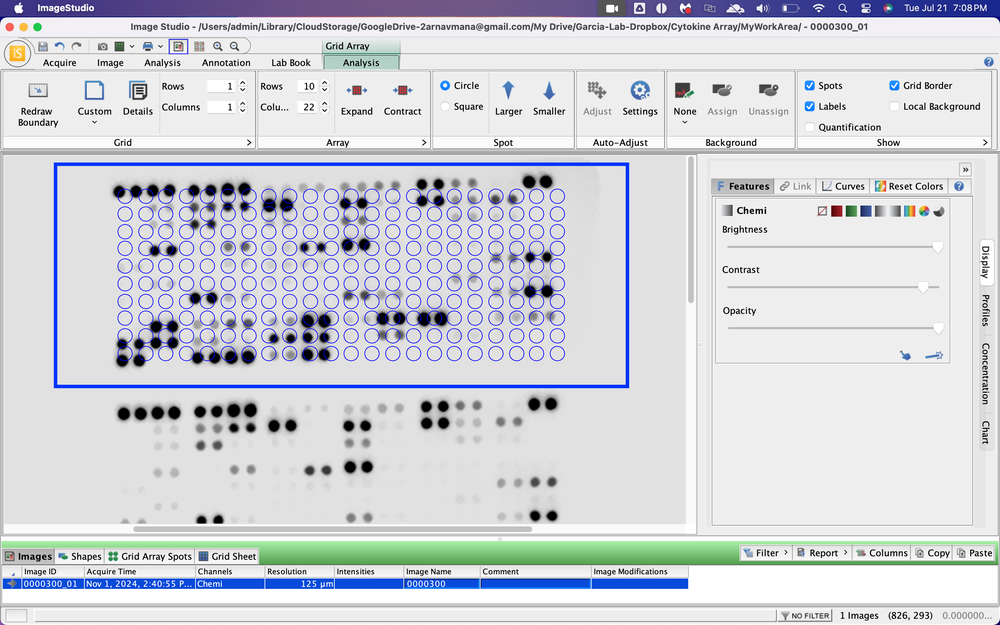
#> input picture screenshots/dots.png, 1000 x 625 px, shrunk from 2880 x 1800 before the run, found by its file name
$ python tune_dots.py
#> lines starting #> are read from the running program, lines starting #| are printed output that depends on the picture; after the words box and inside, x2 and y2 are one past the last pixel; in counts of white or black regions, pixels touching at a corner belong together
"""Check the new screenshot: rectangle + data dot count with different params."""
import cv2, numpy as np
img = cv2.imread("/tmp/dots.png")
#> img is the input picture: shape (625, 1000, 3); mean B, G, R 217.5, 211.4, 208.7
H, W = img.shape[:2]
#> H = 625; W = 1000
print(f"Image: {W}x{H}")
#| Image: 1000x625
hsv = cv2.cvtColor(img, cv2.COLOR_BGR2HSV)
#> hsv: shape (625, 1000, 3); mean H, S, V 22.1, 16.1, 220
blue_mask = cv2.inRange(hsv, np.array((100, 120, 100)), np.array((130, 255, 255)))
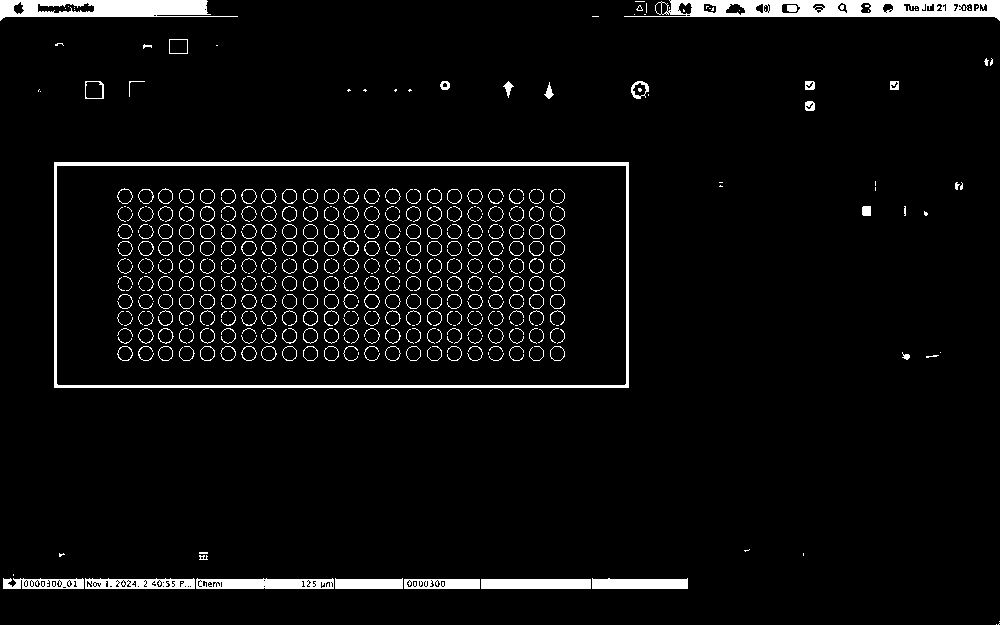
#> blue_mask: shape (625, 1000); 4.8% white; 422 white regions (186 under 20 px), largest, box (x1, y1, x2, y2) and area: (54, 162, 629, 388) 5341, (624, 0, 1000, 21) 4621, (0, 0, 238, 21) 3110

# Corner-based rectangle detection
h_mask = np.zeros_like(blue_mask)
for y in range(H):
    row = blue_mask[y] > 0
    if not row.any(): continue
    padded = np.concatenate(([False], row, [False]))
    diffs = np.diff(padded.astype(int))
    starts = np.where(diffs == 1)[0]; ends = np.where(diffs == -1)[0]
    for s, e in zip(starts, ends):
        if e - s > 200: h_mask[y, s:e] = 255
#> this loop made 625 passes
#> (starts, ends) on passes 1 to 3: ([0, 669, 671], [207, 670, 1000]), ([0, 635, 661, 670], [208, 645, 662, 1000]), ([0, 21, 658, 662, 670], [20, 207, 661, 665, 1000])
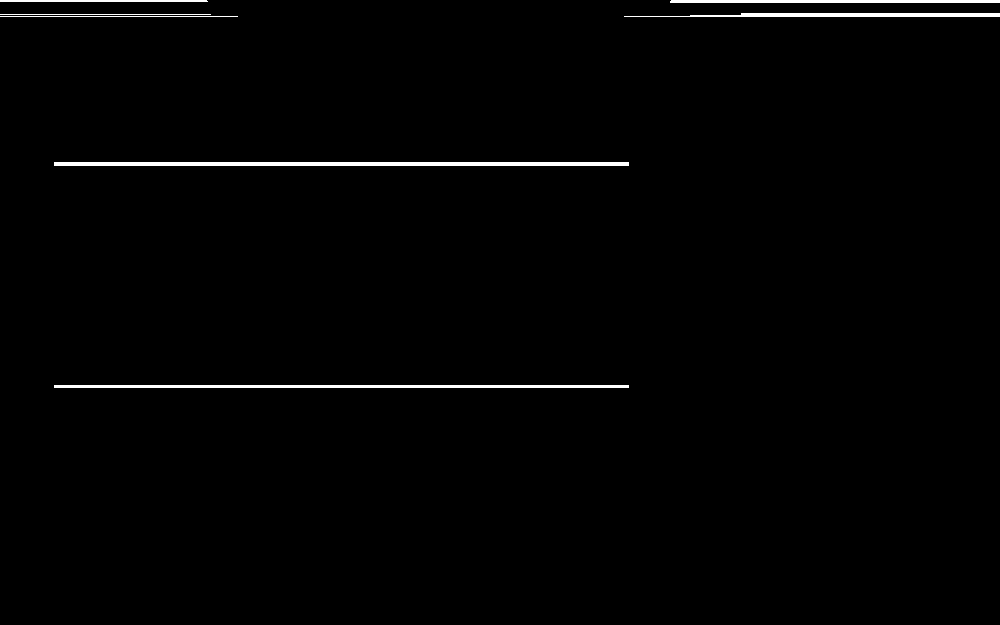
#> h_mask: shape (625, 1000); 1.1% white; 7 white regions, largest, box (x1, y1, x2, y2) and area: (54, 162, 629, 166) 2300, (54, 385, 629, 388) 1725, (624, 13, 1000, 17) 1204

v_mask = np.zeros_like(blue_mask)
for x in range(W):
    col = blue_mask[:, x] > 0
    if not col.any(): continue
    padded = np.concatenate(([False], col, [False]))
    diffs = np.diff(padded.astype(int))
    starts = np.where(diffs == 1)[0]; ends = np.where(diffs == -1)[0]
    for s, e in zip(starts, ends):
        if e - s > 100: v_mask[s:e, x] = 255
#> this loop made 1000 passes
#> (starts, ends) on passes 1 to 3: ([0], [21]), ([0], [20]), ([0], [19])
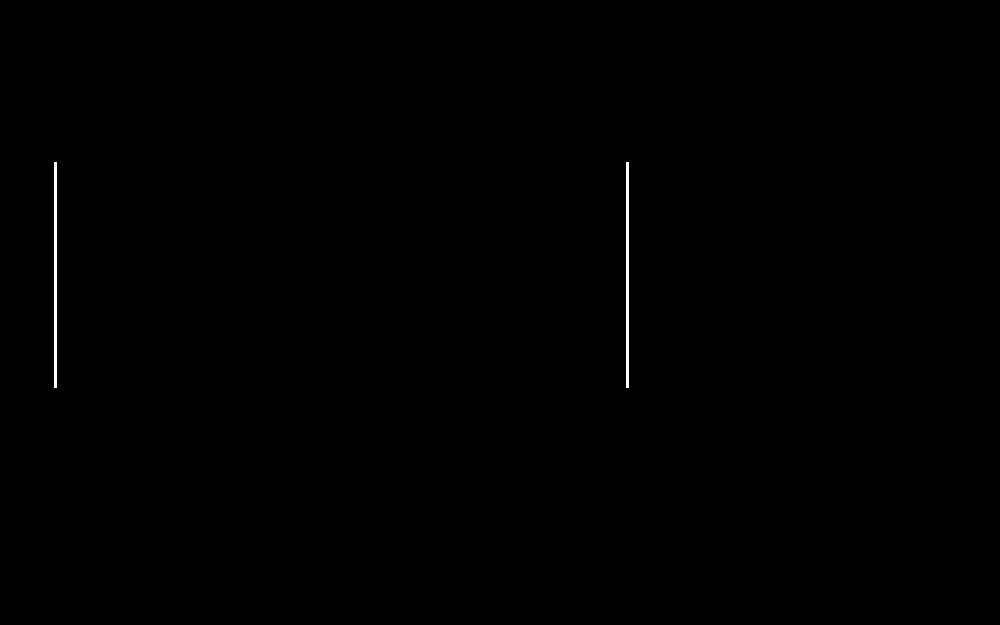
#> v_mask: shape (625, 1000); 0.22% white; 2 white regions, box (x1, y1, x2, y2) and area: (54, 162, 57, 388) 678, (626, 162, 629, 388) 678

corners = cv2.bitwise_and(h_mask, v_mask)
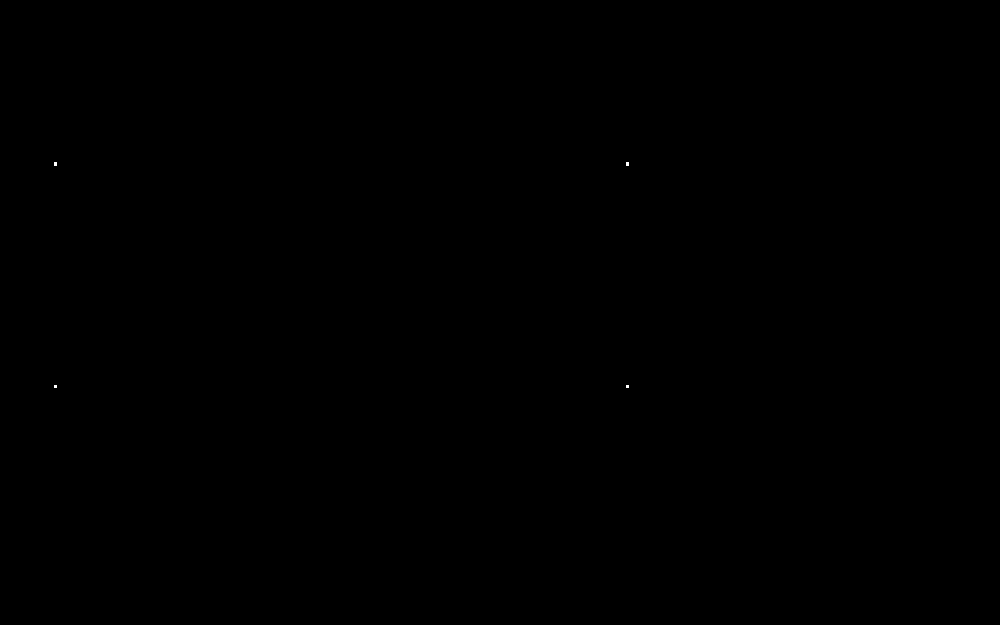
#> corners: shape (625, 1000); 0.01% white in thin lines or dots, all inside (x1, y1, x2, y2) = (54, 162, 629, 388)
if int((corners > 0).sum()) == 0:
    print("No corners found!"); exit()
ys, xs = np.where(corners > 0)
#> ys = 42 values from 162 to 387; xs = 42 values, max 628 at index 5, min 54 at index 0, mean 341
rect_left, rect_right = int(xs.min()), int(xs.max())
#> rect_left = 54; rect_right = 628
rect_top, rect_bot = int(ys.min()), int(ys.max())
#> rect_top = 162; rect_bot = 387
print(f"Rectangle: x=[{rect_left},{rect_right}]  y=[{rect_top},{rect_bot}]  ({rect_right-rect_left}x{rect_bot-rect_top})")
#| Rectangle: x=[54,628]  y=[162,387]  (574x225)

# Data dot detection with different params
data_mask = cv2.inRange(hsv, np.array((0, 0, 0)), np.array((180, 50, 200)))
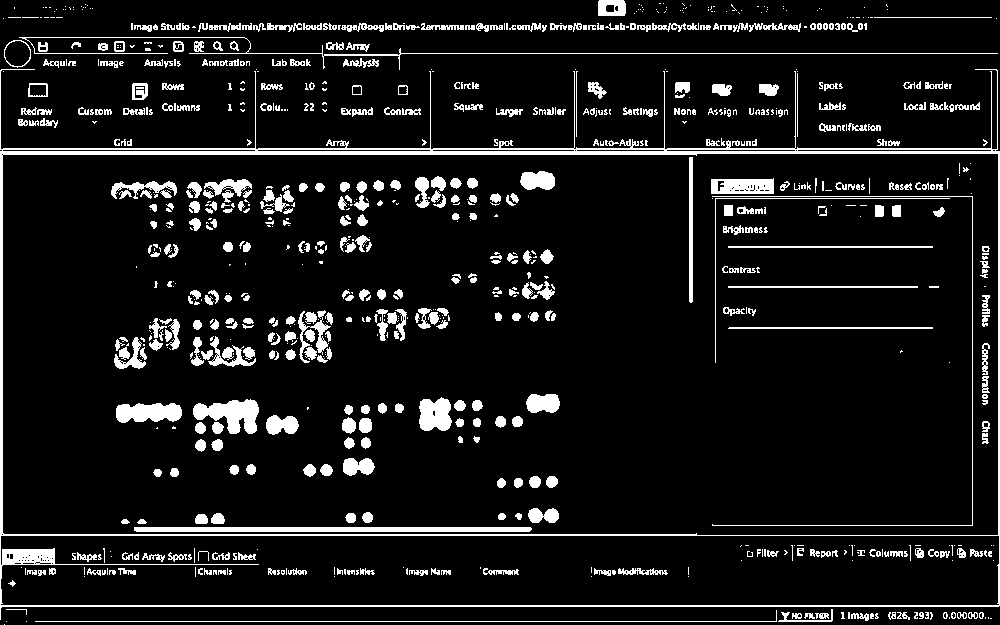
#> data_mask: shape (625, 1000); 9.4% white; 900 white regions (427 under 20 px), largest, box (x1, y1, x2, y2) and area: (0, 69, 1000, 620) 13423, (134, 527, 532, 532) 1984, (193, 399, 259, 434) 1375
data_mask[:rect_top, :] = 0; data_mask[rect_bot:, :] = 0
data_mask[:, :rect_left] = 0; data_mask[:, rect_right:] = 0
#> after `data_mask[:, rect_right:] = 0`:
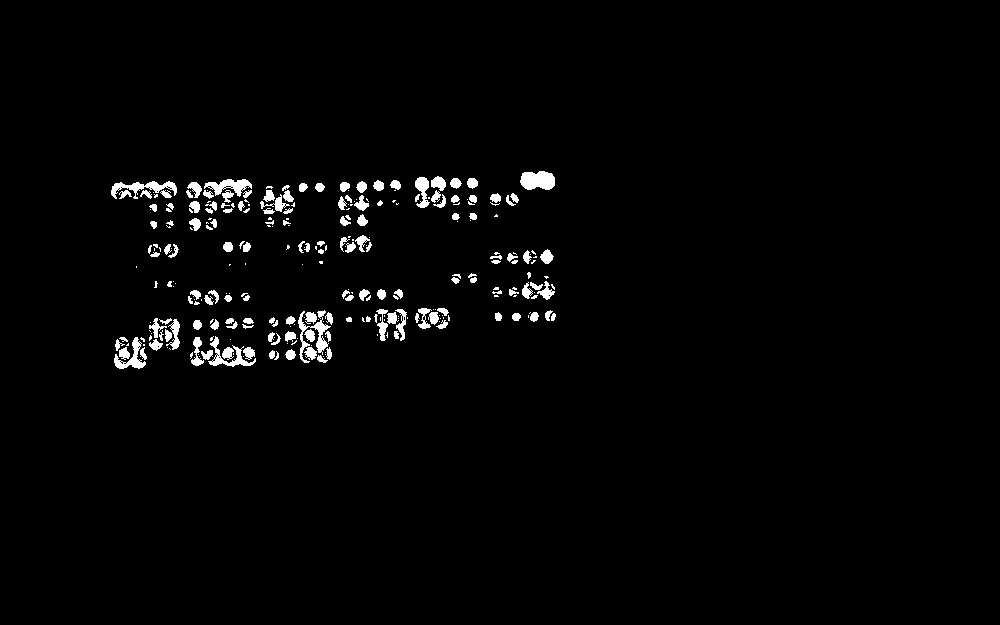
#> data_mask: shape (625, 1000); 2% white; 294 white regions (140 under 20 px), largest, box (x1, y1, x2, y2) and area: (520, 171, 555, 190) 542, (298, 310, 331, 363) 514, (111, 181, 177, 199) 471
blurred = cv2.GaussianBlur(data_mask, (5, 5), 1)

print(f"\nHoughCircles count with different params:")
for p2 in [10, 12, 15, 18, 20, 25, 30]:
    for minDist in [15, 20, 25]:
        c = cv2.HoughCircles(blurred, cv2.HOUGH_GRADIENT, dp=1, minDist=minDist,
                              param1=80, param2=p2, minRadius=3, maxRadius=15)
        n = 0 if c is None else len(c[0])
        print(f"  p2={p2:2d}  minDist={minDist}: {n}")

$ run again, with screenshots/aligned.png copied over screenshots/dots.png
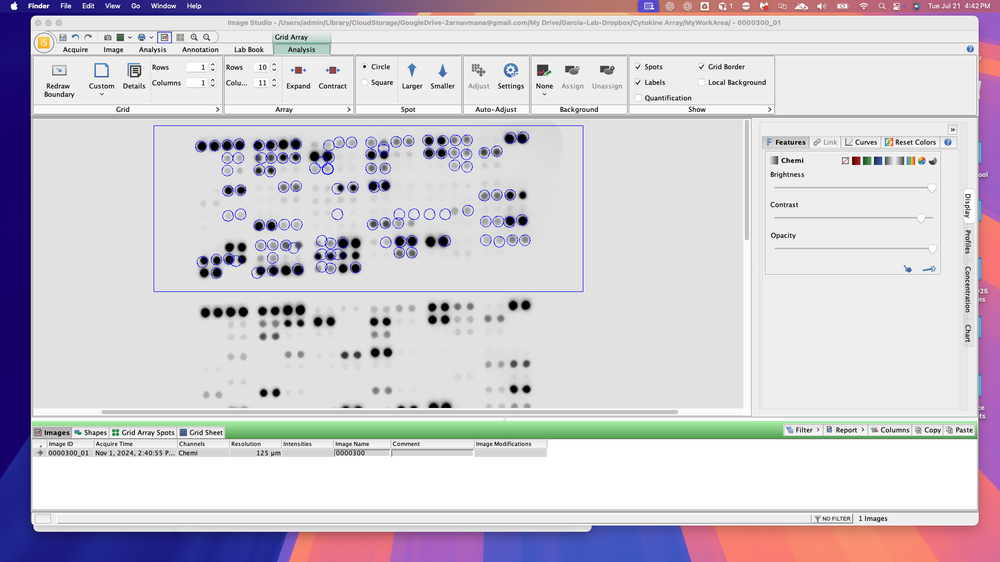
#> input picture screenshots/aligned.png, 1000 x 562 px, shrunk from 1920 x 1080 before the run, found by its file name
#> img is the input picture: shape (562, 1000, 3); mean B, G, R 211.3, 203.2, 208
#| Image: 1000x562
#> hsv: shape (562, 1000, 3); mean H, S, V 26.2, 26.7, 217.9
#> `blue_mask = cv2.inRange(hsv, np.array((100, 120, 100)), np.array((130,..`:
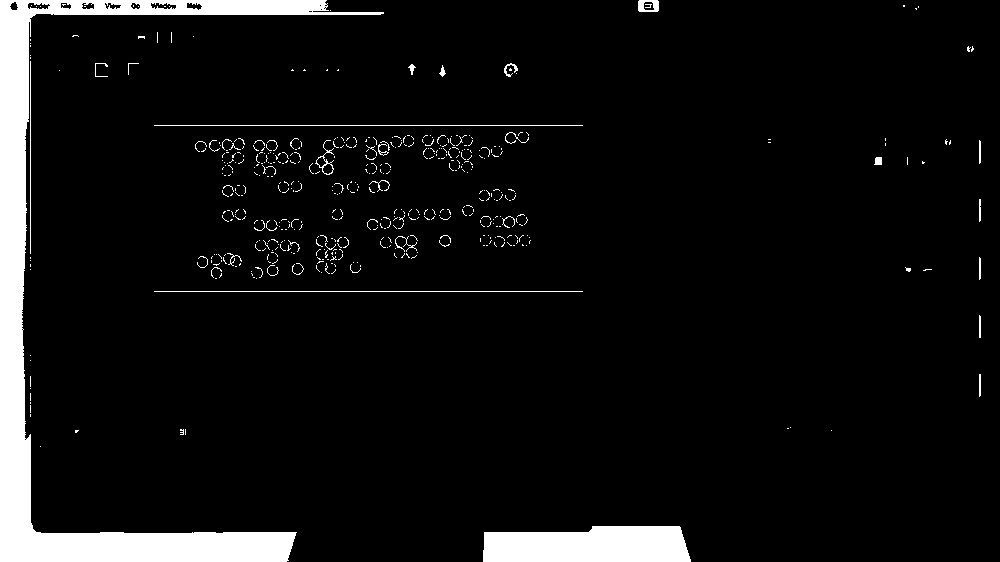
#> blue_mask: shape (562, 1000); 6.8% white; 502 white regions (466 under 20 px), largest, box (x1, y1, x2, y2) and area: (0, 0, 384, 562) 27134, (483, 526, 691, 562) 6632, (154, 125, 583, 126) 429
#> the loop `for y in range(H):` made 562 passes
#> (starts, ends) on passes 1 to 3: ([0, 639], [327, 658]), ([0, 638], [326, 659]), ([0, 16, 638, 652], [14, 325, 645, 659])
#> the loop `for x in range(W):` made 1000 passes
#> (starts, ends) on passes 1 to 3: ([0], [562]), ([0], [562]), ([0], [562])
#> corners: shape (562, 1000); 0.19% white; 4 white regions, box (x1, y1, x2, y2) and area: (0, 533, 31, 562) 899, (0, 10, 29, 14) 116, (18, 0, 28, 3) 30, (0, 0, 10, 2) 20
#> ys = 1065 values from 0 to 561; xs = 1065 values, max 30 at index 196, min 0 at index 0, mean 14.91
#> rect_left = 0; rect_right = 30
#> rect_top = 0; rect_bot = 561
#| Rectangle: x=[0,30]  y=[0,561]  (30x561)
#> `data_mask = cv2.inRange(hsv, np.array((0, 0, 0)), np.array((180, 50, 2..`:
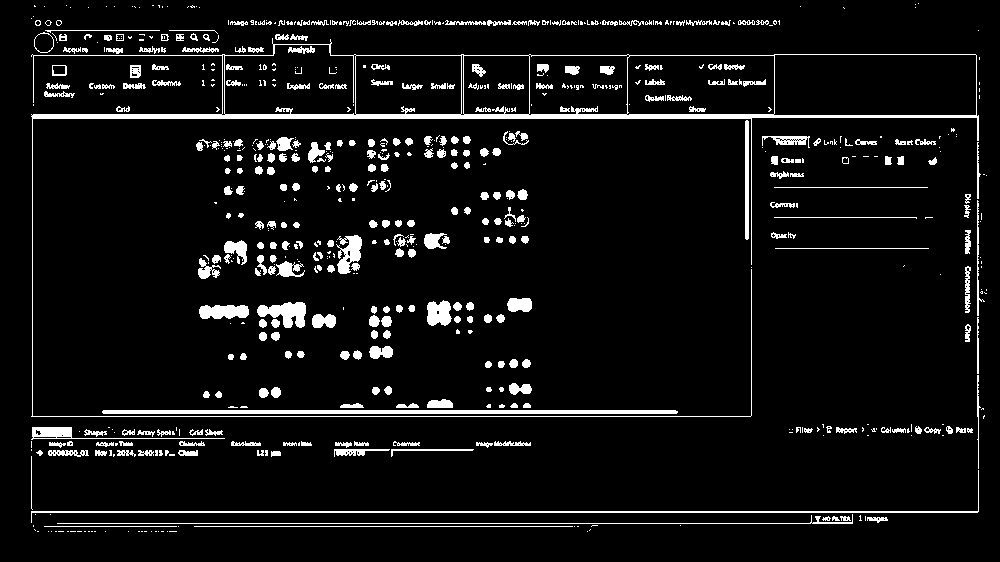
#> data_mask: shape (562, 1000); 6.8% white; 687 white regions (353 under 20 px), largest, box (x1, y1, x2, y2) and area: (31, 38, 979, 417) 7531, (102, 410, 678, 414) 2299, (31, 470, 979, 523) 1946

$ run again, with screenshots/blue_target_overlay.png copied over screenshots/dots.png
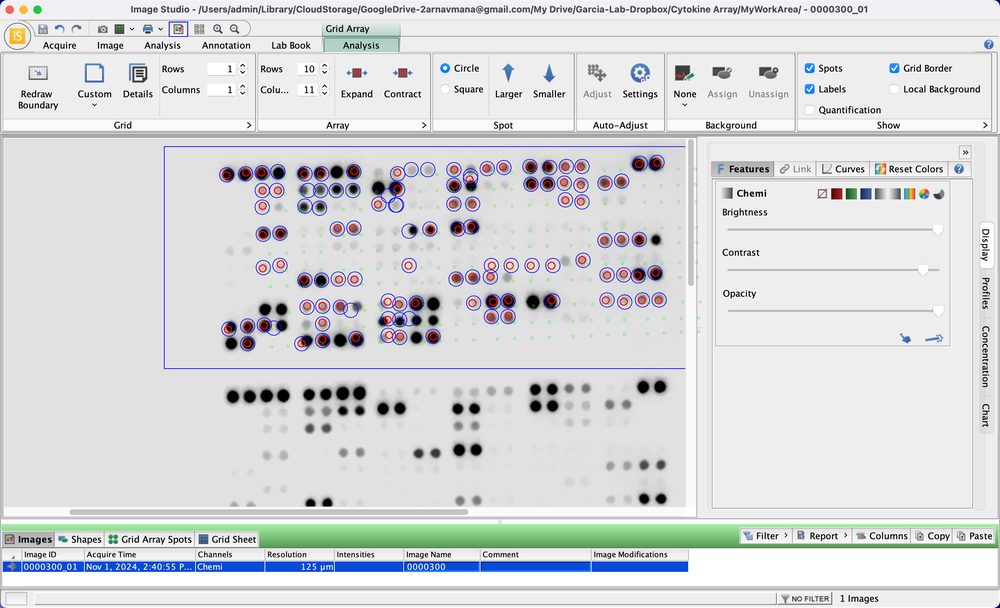
#> input picture screenshots/blue_target_overlay.png, 1000 x 608 px, shrunk from 2880 x 1750 before the run, found by its file name
#> img is the input picture: shape (608, 1000, 3); mean B, G, R 218.7, 217.4, 215.4
#| Image: 1000x608
#> hsv: shape (608, 1000, 3); mean H, S, V 15.5, 10.7, 222.3
#> `blue_mask = cv2.inRange(hsv, np.array((100, 120, 100)), np.array((130,..`:
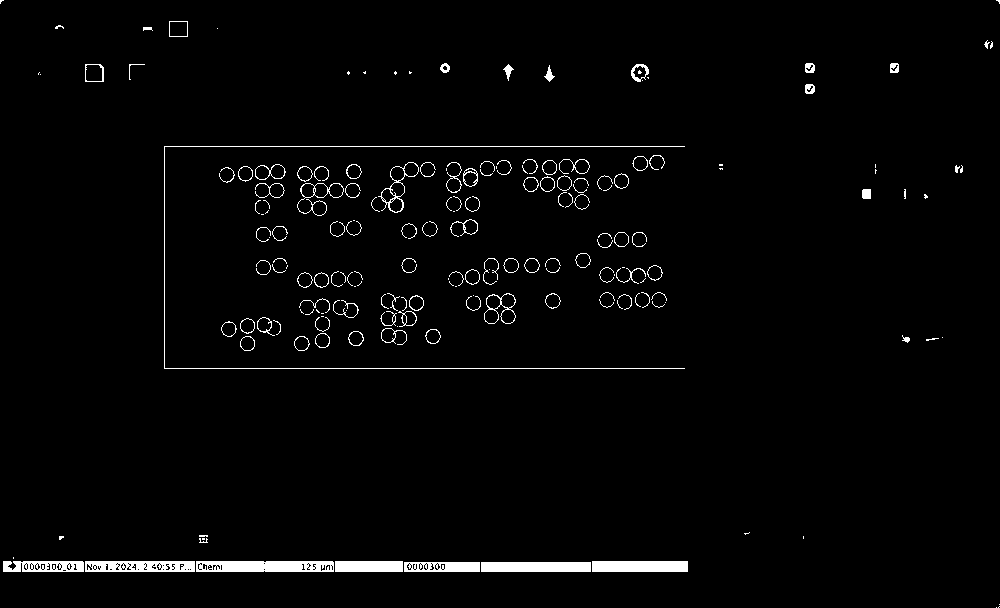
#> blue_mask: shape (608, 1000); 2.3% white; 184 white regions (81 under 20 px), largest, box (x1, y1, x2, y2) and area: (196, 561, 334, 572) 1387, (164, 146, 685, 369) 1263, (481, 562, 591, 572) 1100
#> the loop `for y in range(H):` made 608 passes
#> (starts, ends) on passes 1 to 3: ([0, 996], [4, 1000]), ([0, 998], [2, 1000]), ([0, 999], [1, 1000])
#> the loop `for x in range(W):` made 1000 passes
#> (starts, ends) on passes 1 to 3: ([0], [4]), ([0], [2]), ([0], [1])
#> corners: shape (608, 1000); 0% white in thin lines or dots, all inside (x1, y1, x2, y2) = (164, 146, 165, 369)
#> ys = [146, 368]; xs = [164, 164]
#> rect_left = 164
#> rect_top = 146; rect_bot = 368
#| Rectangle: x=[164,164]  y=[146,368]  (0x222)
#> `data_mask[:, :rect_left] = 0`:
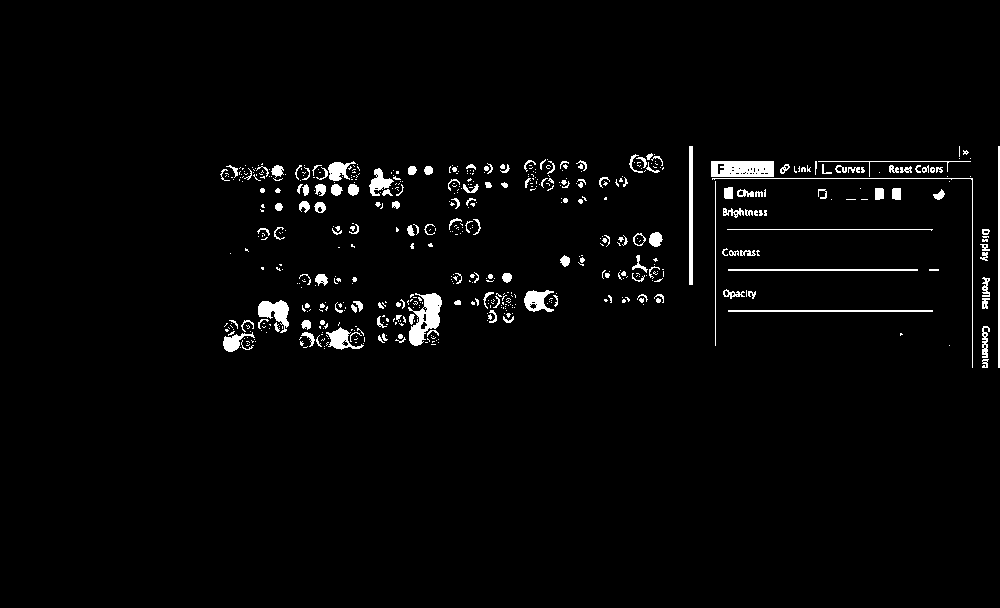
#> data_mask: shape (608, 1000); 2.5% white; 582 white regions (417 under 20 px), largest, box (x1, y1, x2, y2) and area: (711, 161, 774, 177) 936, (408, 293, 442, 346) 927, (689, 146, 693, 285) 556
